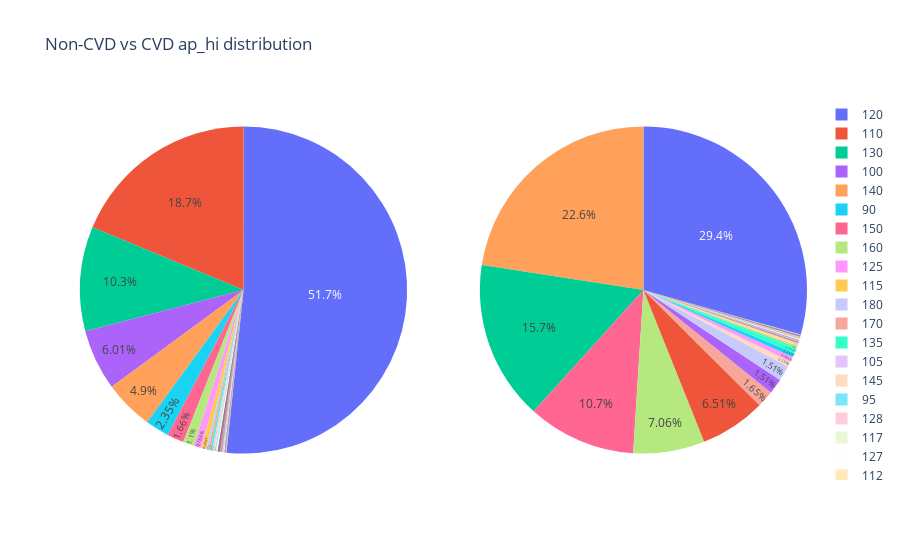

Here is the notebook cell this chart was saved with:
### Code cell
cvd = cleanedData.loc[cleanedData['cardio'] == 1, 'ap_hi'].copy()
non_cvd = cleanedData.loc[cleanedData['cardio'] == 0, 'ap_hi'].copy()

#Visualisation
fig = make_subplots(rows=1, cols=2, specs=[[{"type": "pie"}, {"type": "pie"}]])
fig.update_layout(title_text="Non-CVD vs CVD ap_hi distribution", template="plotly_white")
fig.add_trace(go.Pie(values=non_cvd.value_counts().values, labels=cleanedData[cleanedData['cardio'] == 0]['ap_hi'].value_counts().index.to_list()),row=1, col=1)
fig.add_trace(go.Pie(values=cvd.value_counts().values, labels=cleanedData[cleanedData['cardio'] == 1]['ap_hi'].value_counts().index.to_list()),row=1, col=2)
fig.update_traces(textposition='inside')
fig.show()

### Figure 1 — Plotly figure (JSON) as saved in the notebook; plotly's stock layout.template omitted (floating-point values rounded to 4 significant figures)
{"data": [{"domain": {"x": [0, 0.45], "y": [0, 1]}, "labels": [120, 110, 130, 100, 140, 90, 150, 160, 125, 115, 180, 170, 135, 105, 145, 95, 128, 117, 127, 112, 124, 122, 123, 113, 126, 132, 118, 109, 119, 106, 102, 138, 108, 114, 121, 103, 148, 116, 111, 151, 134, 107, 155, 137, 165, 129, 99, 144, 131, 166, 136, 149, 101, 133, 171, 147, 146, 168, 156, 153, 175, 172, 154, 96, 159, 176, 143, 162, 142, 141, 164, 104, 163, 158, 157, 152, 93, 178, 139, 173, 174, 169], "textposition": "inside", "type": "pie", "values": [17680, 6414, 3531, 2056, 1678, 804, 567, 376, 262, 167, 70, 66, 64, 48, 45, 27, 24, 17, 16, 15, 15, 13, 11, 11, 10, 10, 10, 9, 9, 9, 9, 8, 8, 8, 7, 7, 6, 6, 6, 6, 6, 6, 6, 5, 5, 4, 4, 4, 4, 4, 3, 3, 3, 3, 3, 3, 3, 3, 3, 3, 3, 3, 2, 2, 2, 2, 2, 2, 2, 2, 2, 1, 1, 1, 1, 1, 1, 1, 1, 1, 1, 1]}, {"domain": {"x": [0.55, 1], "y": [0, 1]}, "labels": [120, 140, 130, 150, 160, 110, 170, 100, 180, 145, 125, 90, 135, 155, 115, 165, 141, 105, 153, 128, 123, 138, 143, 136, 168, 139, 148, 134, 147, 175, 156, 151, 127, 149, 144, 158, 142, 146, 131, 154, 152, 163, 126, 118, 121, 164, 162, 159, 104, 112, 171, 167, 172, 119, 132, 133, 116, 113, 161, 122, 169, 137, 114, 157, 111, 117, 179, 166, 173, 174, 129, 124, 177, 95, 106, 103, 97, 107, 108, 176, 178, 101], "textposition": "inside", "type": "pie", "values": [9716, 7463, 5199, 3543, 2335, 2152, 547, 500, 499, 176, 165, 146, 140, 67, 50, 32, 18, 15, 11, 10, 10, 10, 10, 10, 9, 9, 9, 9, 9, 8, 7, 7, 7, 7, 6, 6, 6, 6, 6, 6, 6, 5, 5, 5, 5, 5, 5, 5, 5, 5, 5, 4, 4, 4, 4, 4, 3, 3, 3, 3, 3, 3, 3, 3, 3, 3, 3, 2, 2, 2, 2, 2, 2, 1, 1, 1, 1, 1, 1, 1, 1, 1]}], "layout": {"title": {"text": "Non-CVD vs CVD ap_hi distribution"}}}
